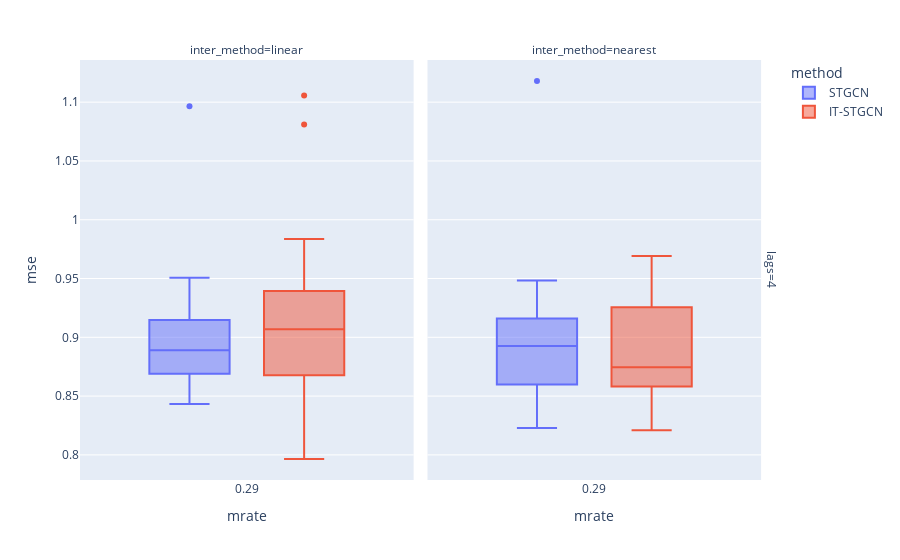

Notebook code for this chart:
### Markdown cell above
## Block

### Code cell
data.query("method!='GNAR' and mtype =='block'").plot.box(backend='plotly',x='mrate',color='method',y='mse',facet_col='inter_method',facet_row='lags',height=800)

### Figure 1 — Plotly figure (JSON) as saved in the notebook; plotly's stock layout.template omitted (floating-point values rounded to 4 significant figures)
{"data": [{"alignmentgroup": "True", "hovertemplate": "method=STGCN<br>lags=4<br>inter_method=linear<br>mrate=%{x}<br>mse=%{y}<extra></extra>", "legendgroup": "STGCN", "marker": {"color": "#636efa"}, "name": "STGCN", "notched": false, "offsetgroup": "STGCN", "orientation": "v", "showlegend": true, "type": "box", "x": [0.2878, 0.2878, 0.2878, 0.2878, 0.2878, 0.2878, 0.2878, 0.2878, 0.2878, 0.2878, 0.2878, 0.2878, 0.2878, 0.2878, 0.2878, 0.2878, 0.2878, 0.2878, 0.2878, 0.2878, 0.2878, 0.2878, 0.2878, 0.2878, 0.2878, 0.2878, 0.2878, 0.2878, 0.2878, 0.2878], "x0": " ", "xaxis": "x", "y": [0.884, 0.8882, 0.9396, 0.9036, 0.9446, 0.8554, 0.869, 0.9138, 0.9476, 0.9506, 0.8988, 0.8464, 0.8746, 0.8432, 0.8844, 0.8627, 0.8817, 0.9148, 0.888, 0.9387, 0.8521, 0.8696, 1.097, 0.8988, 0.9108, 0.8663, 0.9483, 0.8959, 0.8568, 0.89], "y0": " ", "yaxis": "y"}, {"alignmentgroup": "True", "hovertemplate": "method=STGCN<br>lags=4<br>inter_method=nearest<br>mrate=%{x}<br>mse=%{y}<extra></extra>", "legendgroup": "STGCN", "marker": {"color": "#636efa"}, "name": "STGCN", "notched": false, "offsetgroup": "STGCN", "orientation": "v", "showlegend": false, "type": "box", "x": [0.2878, 0.2878, 0.2878, 0.2878, 0.2878, 0.2878, 0.2878, 0.2878, 0.2878, 0.2878, 0.2878, 0.2878, 0.2878, 0.2878, 0.2878, 0.2878, 0.2878, 0.2878, 0.2878, 0.2878, 0.2878, 0.2878, 0.2878, 0.2878, 0.2878, 0.2878, 0.2878, 0.2878, 0.2878, 0.2878], "x0": " ", "xaxis": "x2", "y": [0.8687, 0.8616, 0.9356, 0.9406, 0.8969, 0.8752, 0.9356, 0.9002, 0.9177, 0.9142, 1.118, 0.8752, 0.8686, 0.9117, 0.8592, 0.8599, 0.8551, 0.9483, 0.8548, 0.8979, 0.8905, 0.9448, 0.8966, 0.9159, 0.8588, 0.823, 0.8488, 0.8719, 0.8312, 0.8948], "y0": " ", "yaxis": "y2"}, {"alignmentgroup": "True", "hovertemplate": "method=IT-STGCN<br>lags=4<br>inter_method=linear<br>mrate=%{x}<br>mse=%{y}<extra></extra>", "legendgroup": "IT-STGCN", "marker": {"color": "#EF553B"}, "name": "IT-STGCN", "notched": false, "offsetgroup": "IT-STGCN", "orientation": "v", "showlegend": true, "type": "box", "x": [0.2878, 0.2878, 0.2878, 0.2878, 0.2878, 0.2878, 0.2878, 0.2878, 0.2878, 0.2878, 0.2878, 0.2878, 0.2878, 0.2878, 0.2878, 0.2878, 0.2878, 0.2878, 0.2878, 0.2878, 0.2878, 0.2878, 0.2878, 0.2878, 0.2878, 0.2878, 0.2878, 0.2878, 0.2878, 0.2878], "x0": " ", "xaxis": "x", "y": [1.081, 0.9326, 0.8892, 0.8891, 0.8853, 0.9394, 0.9114, 0.7965, 0.911, 0.9825, 0.9763, 0.908, 0.818, 1.106, 0.8921, 0.9836, 0.8721, 0.9587, 0.9056, 0.8389, 0.85, 0.8677, 0.8541, 0.91, 0.9346, 0.8404, 0.8322, 0.9444, 0.9169, 0.8901], "y0": " ", "yaxis": "y"}, {"alignmentgroup": "True", "hovertemplate": "method=IT-STGCN<br>lags=4<br>inter_method=nearest<br>mrate=%{x}<br>mse=%{y}<extra></extra>", "legendgroup": "IT-STGCN", "marker": {"color": "#EF553B"}, "name": "IT-STGCN", "notched": false, "offsetgroup": "IT-STGCN", "orientation": "v", "showlegend": false, "type": "box", "x": [0.2878, 0.2878, 0.2878, 0.2878, 0.2878, 0.2878, 0.2878, 0.2878, 0.2878, 0.2878, 0.2878, 0.2878, 0.2878, 0.2878, 0.2878, 0.2878, 0.2878, 0.2878, 0.2878, 0.2878, 0.2878, 0.2878, 0.2878, 0.2878, 0.2878, 0.2878, 0.2878, 0.2878, 0.2878, 0.2878], "x0": " ", "xaxis": "x2", "y": [0.9368, 0.8262, 0.8687, 0.9015, 0.8772, 0.8556, 0.9161, 0.8371, 0.8703, 0.8885, 0.9256, 0.9693, 0.8582, 0.882, 0.8697, 0.8366, 0.8581, 0.9263, 0.9388, 0.8839, 0.9172, 0.8658, 0.872, 0.9263, 0.9445, 0.8418, 0.8209, 0.9298, 0.8386, 0.8635], "y0": " ", "yaxis": "y2"}], "layout": {"annotations": [{"font": {}, "showarrow": false, "text": "inter_method=linear", "x": 0.24, "xanchor": "center", "xref": "paper", "y": 1, "yanchor": "bottom", "yref": "paper"}, {"font": {}, "showarrow": false, "text": "inter_method=nearest", "x": 0.74, "xanchor": "center", "xref": "paper", "y": 1, "yanchor": "bottom", "yref": "paper"}, {"font": {}, "showarrow": false, "text": "lags=4", "textangle": 90, "x": 0.98, "xanchor": "left", "xref": "paper", "y": 0.5, "yanchor": "middle", "yref": "paper"}], "autosize": true, "boxmode": "group", "legend": {"title": {"text": "method"}, "tracegroupgap": 0}, "margin": {"t": 60}, "xaxis": {"anchor": "y", "autorange": true, "domain": [0, 0.48], "range": [-0.216, 0.7916], "title": {"text": "mrate"}, "type": "linear"}, "xaxis2": {"anchor": "y2", "autorange": true, "domain": [0.5, 0.98], "matches": "x", "range": [-0.216, 0.7916], "title": {"text": "mrate"}, "type": "linear"}, "yaxis": {"anchor": "x", "autorange": true, "domain": [0, 1], "range": [0.7786, 1.136], "title": {"text": "mse"}, "type": "linear"}, "yaxis2": {"anchor": "x2", "autorange": true, "domain": [0, 1], "matches": "y", "range": [0.7786, 1.136], "showticklabels": false, "type": "linear"}}}
